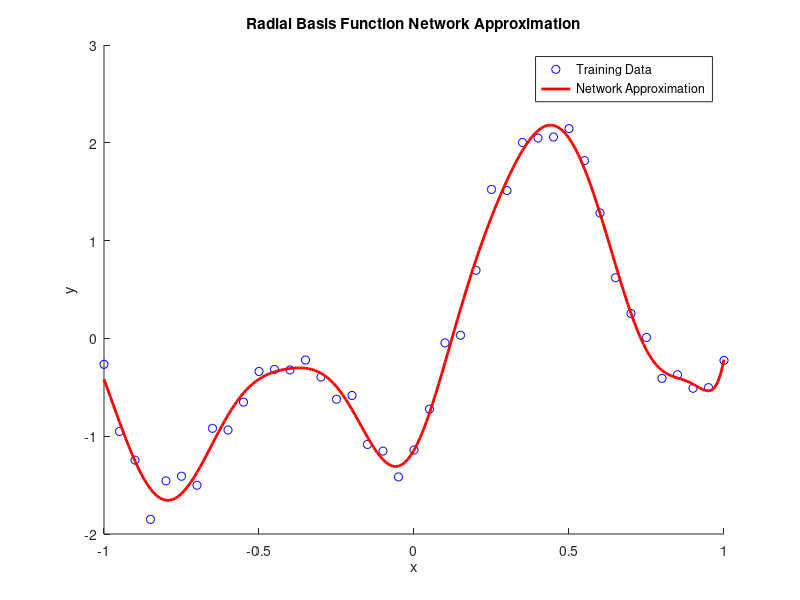

This chart was generated by the following MATLAB code:
clear all
clc

% Generate the noise 
noise=randn(1,41);

% Generate the training dataset
i=1;
for x=-1:0.05:1
    y=1.2*sin(pi*x)-cos(2.4*pi*x);
    train_set(i,1)=x;
    train_set(i,2)=y+noise(i)/6;
    i=i+1;
end

% Generate the testing dataset
i=1;
for x=-1:0.01:1
    y=1.2*sin(pi*x)-cos(2.4*pi*x);
    test_set(i,1)=x;
    test_set(i,2)=y;
    i=i+1;
end

% Define the training inputs and targets
x_train = train_set(:,1);
y_train = train_set(:,2);

% Define the radial basis function with a Gaussian activation function
rbf = @(x, c, sigma) exp(-(x-c).^2/(2*sigma^2));

% Define the number of radial basis functions to use
num_rbfs = 15;

% Select the centers of the radial basis functions randomly from the training inputs
centers = datasample(x_train, num_rbfs, 'Replace', false);

% Define the standard deviation of the Gaussian activation function
sigma = (max(centers)-min(centers))/sqrt(2*num_rbfs);

% Compute the radial basis function values for each training input and center
phi = zeros(length(x_train), num_rbfs);
for i = 1:num_rbfs
    phi(:,i) = rbf(x_train, centers(i), sigma);
end

% Solve for the network weights using the Moore-Penrose pseudoinverse
w = pinv(phi) * y_train;

% Define the test inputs and compute the corresponding radial basis function values
x_test = test_set(:,1);
phi_test = zeros(length(x_test), num_rbfs);
for i = 1:num_rbfs
    phi_test(:,i) = rbf(x_test, centers(i), sigma);
end

% Compute the network output for the test inputs using the learned weights and radial basis functions
y_test = phi_test * w;

% Plot the training and testing data, as well as the network approximation
figure;
hold on;
plot(x_train, y_train, 'bo');
plot(x_test, y_test, 'r-', 'LineWidth', 2);
legend('Training Data', 'Network Approximation');
xlabel('x');
ylabel('y');
title('Radial Basis Function Network Approximation');